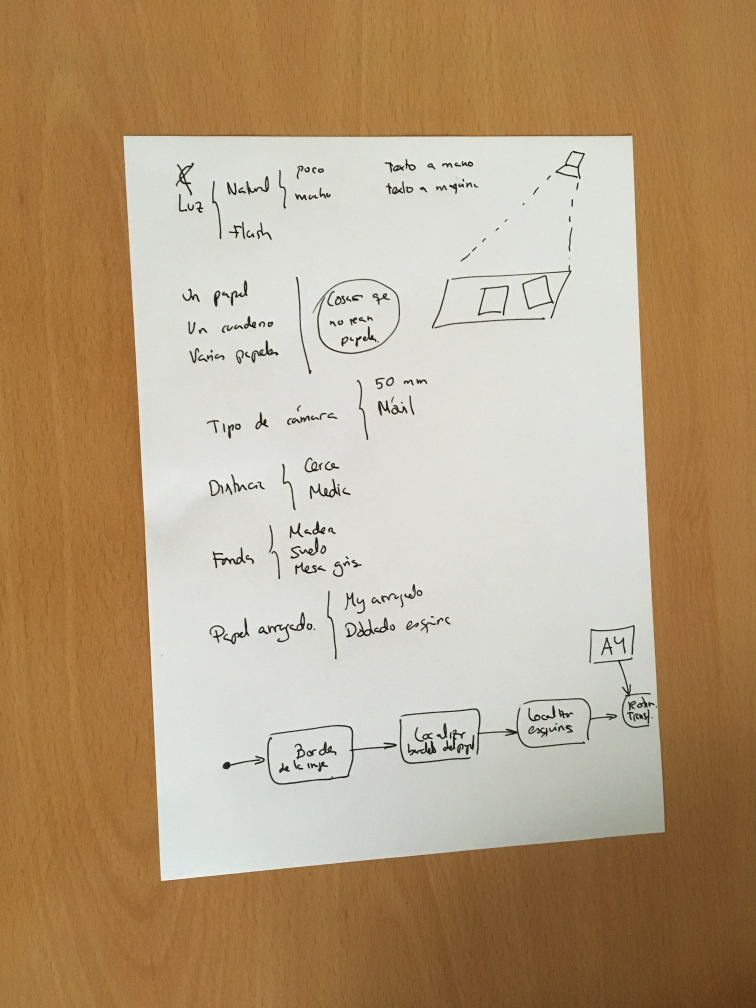
#> input picture dirFotos/unPapel/fondoDiferente/camaraMovil/cerca/IMG_7158.JPG, 3024 x 4032 px (shown at 1/4 size); its folder holds only this picture in this run
$ python Entrenador.py
#> lines starting #> are read from the running program, lines starting #| are printed output that depends on the picture; after the words box and inside, x2 and y2 are one past the last pixel; in counts of white or black regions, pixels touching at a corner belong together
# -*- coding: utf-8 -*-
"""
Created on Mon Jul  1 18:43:56 2019

@author: jcpaniaguas
"""

"""
Clase Entrenador:
La clase entrenador se encargara de analizar las imagenes de entrenamiento y
crear una base de datos con los descriptores que correspondan con las esquinas
de esta muestra en sus diferentes umbralizados
"""
class Entrenador:

    """
    Constructor:
    Al constructor se le pasa el directorio donde estaran las imagenes de entrenamiento
    """
    def __init__(self, directorio):
        self.dir = directorio


    """
    Metodo auxiliar mostrar_img(self,path,img):
    Muestra la imagen img con cv2
    """
    def mostrar_img(self,path,img):
        import cv2
        cv2.imshow(path,img)
        cv2.waitKey()
        cv2.destroyAllWindows()


    """
    Metodo principal entrenar:
    Encontrar las esquinas de los folios a traves de los puntos de interes y
    con distintas etapas de umbralizado. Despues almacenarlos en con pickle para
    su posterior uso
    """
    # [56 lines left out: function entrenar, not called in this run]

    def para_match(self):
        import os
        import cv2
        import pickle
        import numpy as np

        archivos = os.listdir(self.dir)

        des_parecidos = []
        kp_parecidos = []
        kp_parecidos_ser = []
        prueba = []
        diccionario_match = dict()

        for i,path in enumerate(archivos):
            print(path)

            directorio = self.dir+path

            color = cv2.imread(directorio)
#> color is the input picture: shape (4032, 3024, 3); mean B, G, R 129.5, 159.6, 182.6
            gris = cv2.imread(directorio,0)
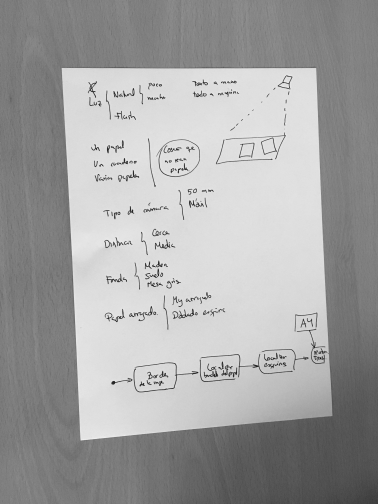
#> gris: shape (4032, 3024) (shown at 1/8 size); min 0, max 255, mean 163.1

            color = cv2.resize(color, (960,540))
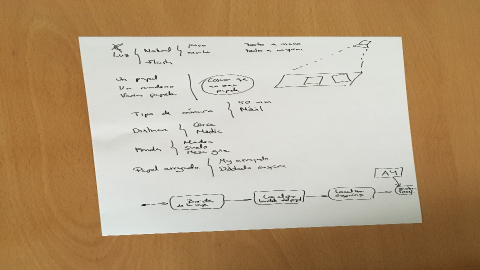
#> color: shape (540, 960, 3) (shown at 1/2 size); mean B, G, R 129.4, 159.5, 182.5
            gris = cv2.resize(gris, (960,540))
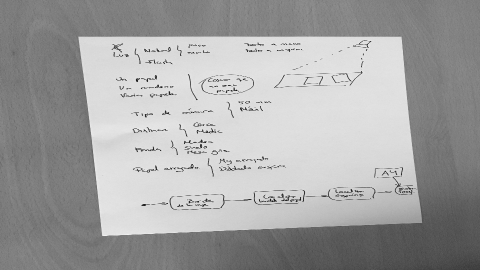
#> gris: shape (540, 960) (shown at 1/2 size); min 2, max 253, mean 163

            cota_max = 200
            cota_min = 130
            punt = cota_max

            orb = cv2.ORB_create(20, 1.3, 4)

            while ((cota_min<=punt)and(punt<=cota_max)):
                ret,thresh = cv2.threshold(gris.copy(),punt,255,cv2.THRESH_BINARY)
                thresh = cv2.resize(thresh, (960,540))
                t = thresh.copy()

                punt = punt - 10
                kp = orb.detect(t,None)
                kp, des = orb.compute(t,kp)

                todos = cv2.drawKeypoints(thresh,kp,color.copy(),flags=cv2.DRAW_MATCHES_FLAGS_DRAW_RICH_KEYPOINTS)
                self.mostrar_img(path,todos)


                if input()=="s":
                    for idx,k in enumerate(kp):
                        uno = cv2.drawKeypoints(thresh,[k],color.copy(),flags=cv2.DRAW_MATCHES_FLAGS_DRAW_RICH_KEYPOINTS)
                        self.mostrar_img(path,uno)
                        if input()=="s":
                            kp_parecidos.append(k)
                            lista = [k.pt,k.size,k.angle,k.response,k.octave,k.class_id]
                            kp_parecidos_ser.append(lista)
                            des_parecidos.append(des[idx])
                            prueba.append([k.pt,k.size,k.angle,k.response,k.octave,k.class_id,des[idx]])
                            print("KPs introducidos: ",len(des_parecidos))

                print("Parecidos: ",des_parecidos)
                print("Kp de parecidos", kp_parecidos)
                print(len(des_parecidos)," ",len(kp_parecidos))
                parecidos = cv2.drawKeypoints(thresh,kp_parecidos,color.copy(),flags=cv2.DRAW_MATCHES_FLAGS_DRAW_RICH_KEYPOINTS)
                self.mostrar_img("Parecidos",parecidos)
                print("Prueba: ",prueba)
#> this loop made 7 passes
#> ret on passes 1 to 7: 200, 190, 180, 170, 160, 150, 140
#> pass 1, in para_match, `ret,thresh = cv2.threshold(gris.copy(),punt,255,cv2.THRESH_BINARY)`:
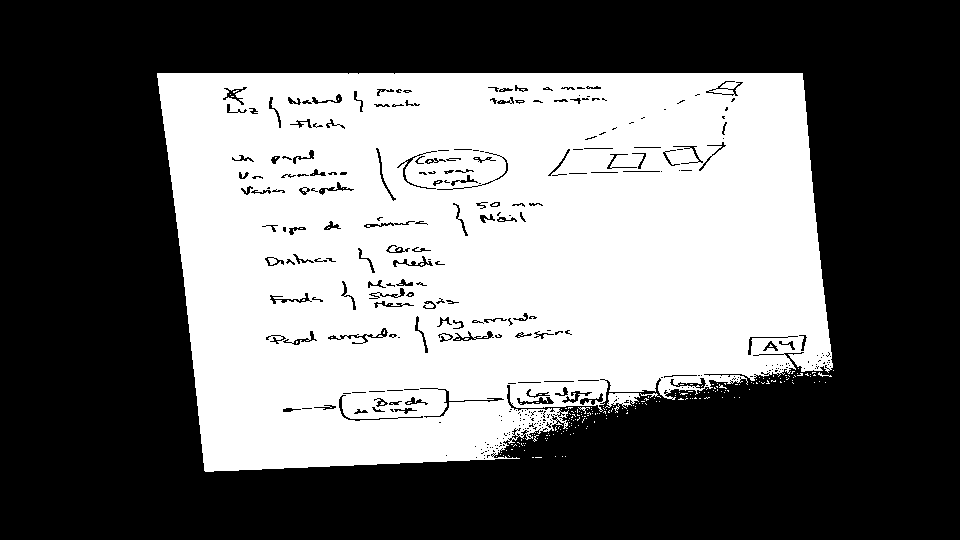
#> thresh: shape (540, 960); 42.4% white; 228 white regions (223 under 20 px), largest, box (x1, y1, x2, y2) and area: (157, 73, 833, 472) 218815, (605, 393, 640, 413) 337, (640, 393, 661, 398) 37, (578, 407, 590, 414) 25, (818, 372, 832, 377) 22
#> pass 1, in para_match, `todos = cv2.drawKeypoints(thresh,kp,color.copy(),flags=cv2.DRAW_MATCHE..`:
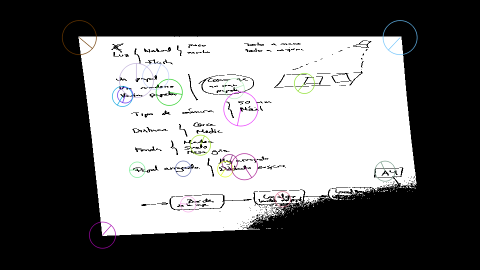
#> todos: shape (540, 960, 3) (shown at 1/2 size); mean B, G, R 107.7, 107.6, 107.7
#> pass 2, in para_match, `ret,thresh = cv2.threshold(gris.copy(),punt,255,cv2.THRESH_BINARY)`:
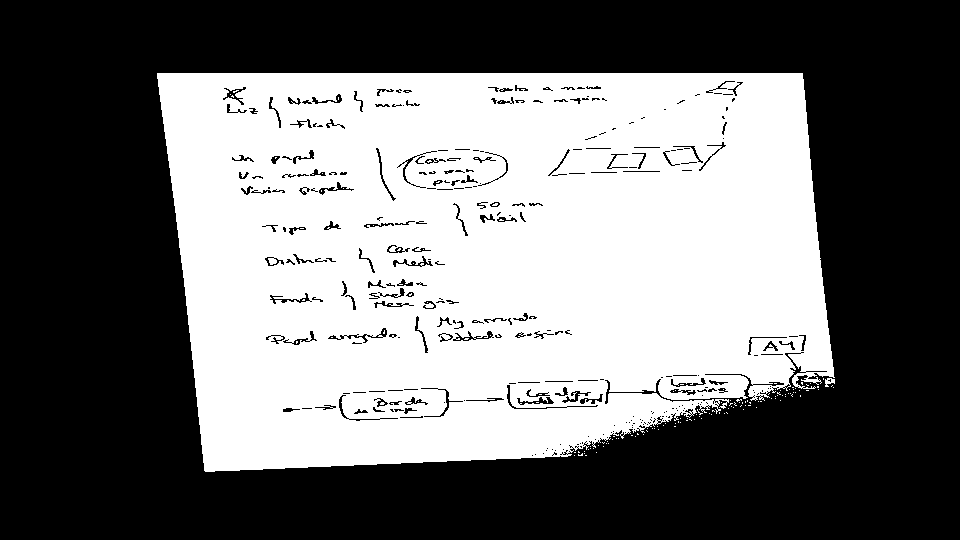
#> thresh: shape (540, 960); 44% white; 145 white regions (143 under 20 px), largest, box (x1, y1, x2, y2) and area: (157, 73, 835, 472) 227538, (825, 378, 835, 387) 54
#> after the loop:
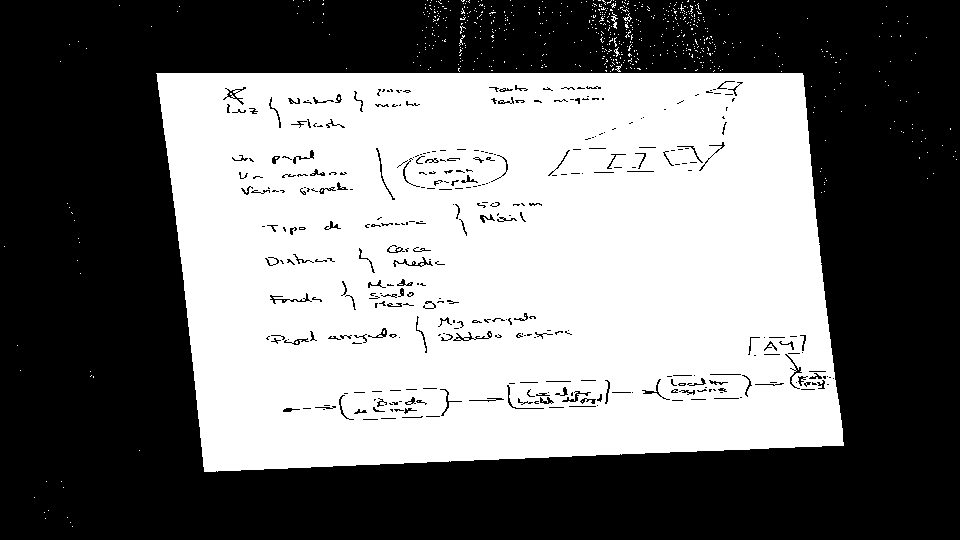
#> t: shape (540, 960); 46.7% white; 645 white regions (639 under 20 px), largest, box (x1, y1, x2, y2) and area: (156, 73, 844, 472) 240606, (611, 12, 618, 29) 43, (623, 13, 632, 22) 24, (614, 47, 620, 57) 22, (459, 35, 465, 46) 20, (615, 64, 622, 72) 20
#> after the loop, des_parecidos = []; kp_parecidos = []; kp_parecidos_ser = []; prueba = []; punt = 130


            diccionario_match.update({directorio: prueba})
            print("Dict= ",diccionario_match)
            prueba = []
            des_parecidos = []
            kp_parecidos = []
            kp_parecidos_ser = []
            print("Nuevos kp y des: ",kp_parecidos," ",des_parecidos)
            if i==2:
                break

        file = open("para_match.pkl","wb")
        pickle.dump(diccionario_match,file)
        file.close()

    # [38 lines left out: function probar_kp, not called in this run]


path_1 = "../dirFotos/unPapel/fondoDiferente/camaraMovil/cerca/"
entrenador = Entrenador(path_1)
#> (the run stopped early here; a loop or call above may not have finished)

$ run again, on dirFotos/unPapel/fondoDiferente/camaraMovil/cerca/IMG_7165.JPG
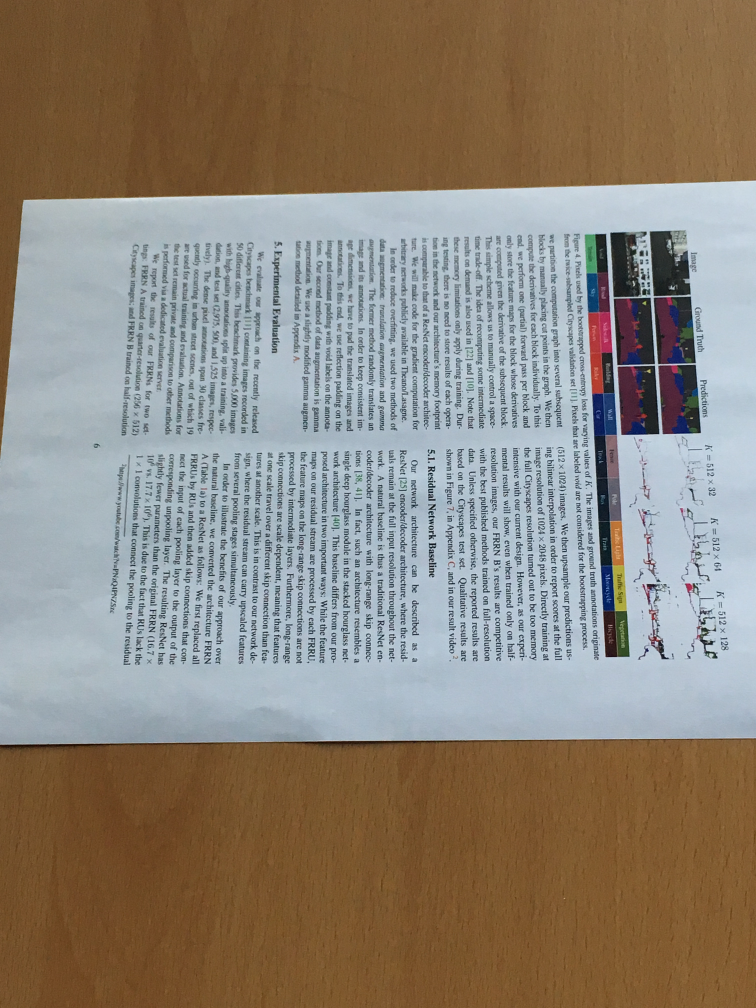
#> input picture dirFotos/unPapel/fondoDiferente/camaraMovil/cerca/IMG_7165.JPG, 3024 x 4032 px (shown at 1/4 size)
#> in para_match, color is the input picture: shape (4032, 3024, 3); mean B, G, R 120.5, 132.3, 141.4
#> color: shape (540, 960, 3)
#> the loop in para_match, `while ((cota_min<=punt)and(punt<=cota_max)):` made 7 passes
#> ret on passes 1 to 7: 200, 190, 180, 170, 160, 150, 140
#> pass 1, in para_match, `ret,thresh = cv2.threshold(gris.copy(),punt,255,cv2.THRESH_BINARY)`:
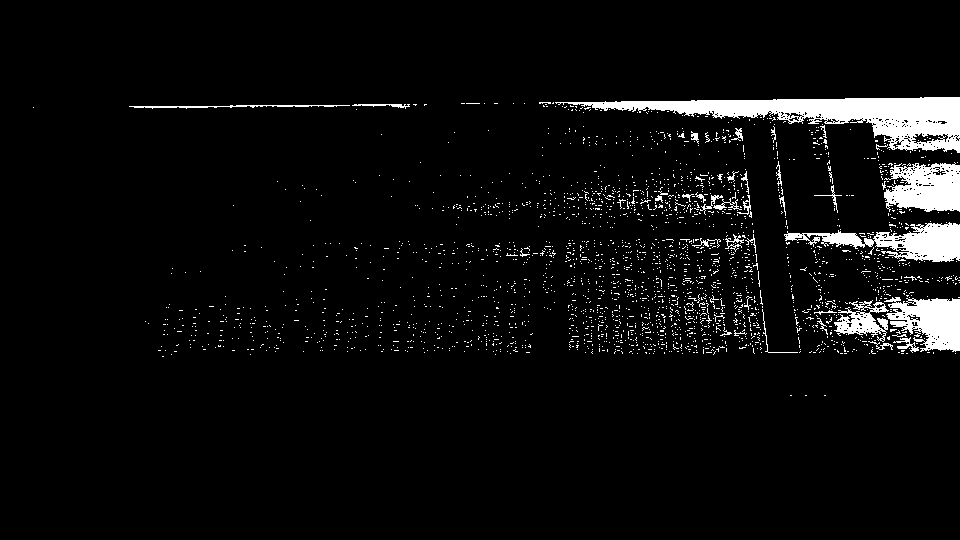
#> thresh: shape (540, 960); 4.9% white; 2448 white regions (2407 under 20 px), largest, box (x1, y1, x2, y2) and area: (555, 97, 960, 153) 8365, (784, 222, 960, 262) 3044, (884, 162, 960, 212) 2851
#> after the loop in para_match, `while ((cota_min<=punt)and(punt<=cota_max)):`:
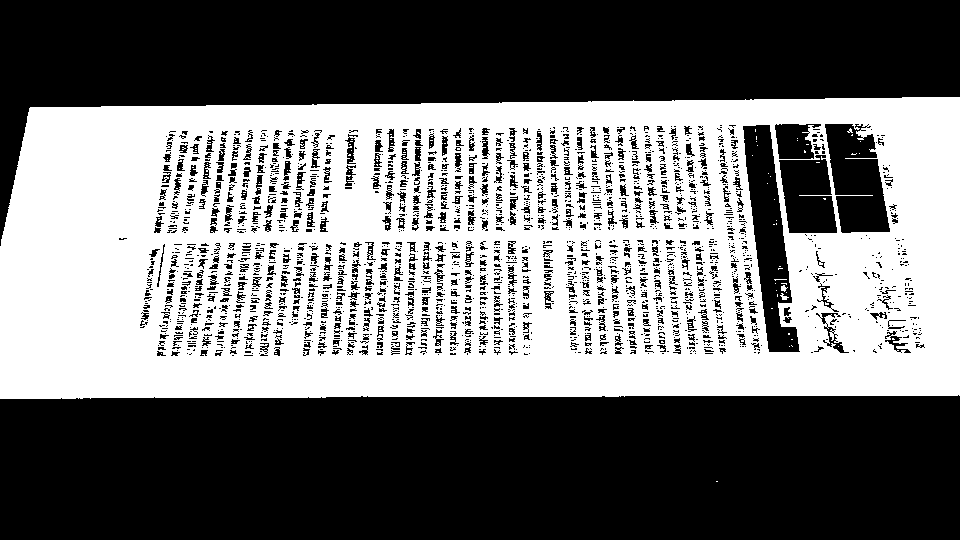
#> t: shape (540, 960); 45.3% white; 315 white regions (312 under 20 px), largest, box (x1, y1, x2, y2) and area: (0, 97, 960, 399) 234150, (780, 293, 789, 300) 30, (781, 285, 788, 292) 29
#> after the loop in para_match, `while ((cota_min<=punt)and(punt<=cota_max)):`: des_parecidos = []; punt = 130
